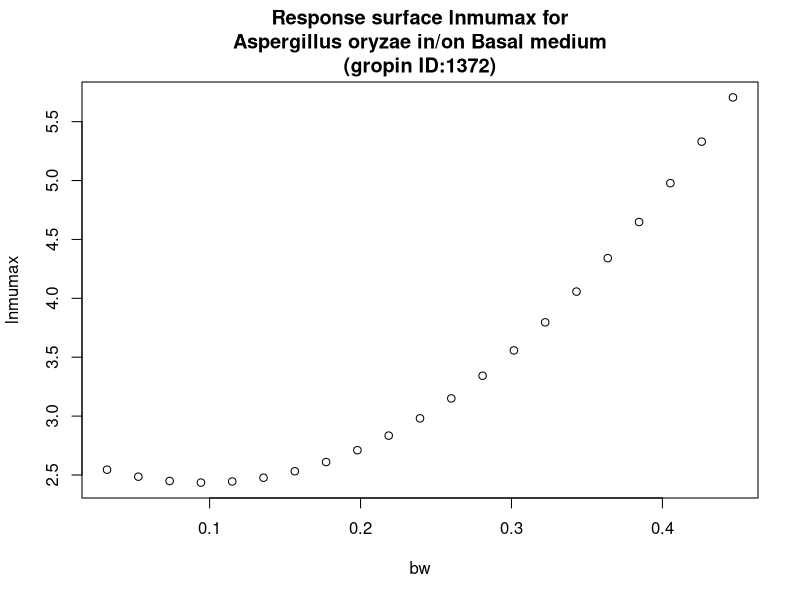

Write R code to recreate this figure.
#############################
# start of Parameter script
#############################
bw <- seq(0.032032,0.446753246753247,length.out=21)
#############################
# end of Parameter script
#############################
############################# 
# start of Model script Gropin ID 1372 
#############################
 
# constant coefficients for this model
 
variables <- data.frame(bw)
argumentsPar <- expand.grid(variables)
 
# heart of the model
response_surface <- function(bw) {
   mumax <-(2.682-5.124*bw+26.62*bw^2)

return(mumax=mumax)
} 

# output parameters
responseSurface <- cbind(argumentsPar,response_surface(argumentsPar['bw']))
colnames(responseSurface) <- c(colnames(argumentsPar),'lnmumax')
#############################
# End of Model script
#############################
############################# 
# start of Visualisation script Gropin ID 1372 
#############################
plot(bw,responseSurface$'lnmumax',xlab='bw',
                          ylab='lnmumax',main='Response surface lnmumax for
Aspergillus oryzae in/on Basal medium
(gropin ID:1372)')
#############################
# End of Visualisation script
#############################
